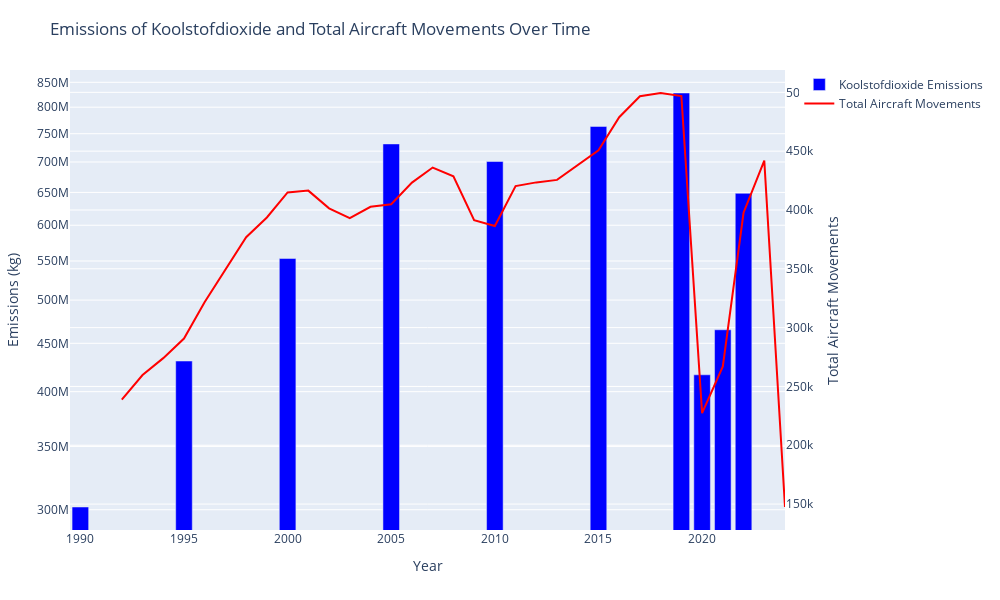

Notebook cell for this chart:
### Code cell
import pandas as pd
import plotly.graph_objects as go
import plotly.express as px

# Load the datasets
df_emission = pd.read_csv("../notebooks/cache/Schiphol_Emissie_Cleaned.csv")
df_yearly = pd.read_csv("../notebooks/cache/Yearly_Traffic_Data_Cleaned.csv")

# Preprocess the emission dataset
df_emission['EMISSIE (kg)'] = df_emission['EMISSIE (kg)'].str.replace(',', '.').astype(float)

# Filter the data for "Koolstofdioxide"
df_koolstofdioxide = df_emission[df_emission['STOFNAAM'] == 'Koolstofdioxide']

# Aggregate the data by year and substance
df_aggregated = df_koolstofdioxide.groupby(['EMISSIEJAAR', 'STOFNAAM']).sum().reset_index()

# Create the bar chart for Koolstofdioxide emissions
fig = go.Figure()

fig.add_trace(go.Bar(
    x=df_aggregated['EMISSIEJAAR'],
    y=df_aggregated['EMISSIE (kg)'],
    name='Koolstofdioxide Emissions',
    marker_color='blue'
))

# Add the line for total aircraft movements
fig.add_trace(go.Scatter(
    x=df_yearly['Year'],
    y=df_yearly['Air_Transport_Movements_Total'],
    mode='lines',
    name='Total Aircraft Movements',
    line=dict(color='red'),
    yaxis='y2'
))

# Update layout for the plot
fig.update_layout(
    title="Emissions of Koolstofdioxide and Total Aircraft Movements Over Time",
    xaxis_title="Year",
    yaxis_title="Emissions (kg)",
    yaxis_type="log",
    yaxis2=dict(
        title="Total Aircraft Movements",
        overlaying='y',
        side='right'
    ),
    height=600,
    width=1000,
    margin=dict(l=50, r=50, t=70, b=70),
    showlegend=True
)

# Show the plot
fig.show()

### Figure 1 — Plotly figure (JSON) as saved in the notebook; plotly's stock layout.template omitted (floating-point values rounded to 4 significant figures)
{"data": [{"marker": {"color": "blue"}, "name": "Koolstofdioxide Emissions", "type": "bar", "x": [1990, 1995, 2000, 2005, 2010, 2015, 2019, 2020, 2021, 2022], "y": [302000000.0, 431000000.0, 553400000.0, 731500000.0, 700800000.0, 763400000.0, 828200000.0, 416800000.0, 465100000.0, 648600000.0]}, {"line": {"color": "red"}, "mode": "lines", "name": "Total Aircraft Movements", "type": "scatter", "x": [1992, 1993, 1994, 1995, 1996, 1997, 1998, 1999, 2000, 2001, 2002, 2003, 2004, 2005, 2006, 2007, 2008, 2009, 2010, 2011, 2012, 2013, 2014, 2015, 2016, 2017, 2018, 2019, 2020, 2021, 2022, 2023, 2024], "y": [238812, 259675, 274064, 290690, 321780, 349476, 376810, 393606, 414928, 416462, 401385, 392997, 402738, 404819, 423275, 436090, 428652, 391369, 386388, 420349, 423453, 425584, 438296, 450679, 478863, 496740, 499444, 496826, 227304, 266967, 397646, 441969, 147517], "yaxis": "y2"}], "layout": {"height": 600, "margin": {"b": 70, "l": 50, "r": 50, "t": 70}, "showlegend": true, "title": {"text": "Emissions of Koolstofdioxide and Total Aircraft Movements Over Time"}, "width": 1000, "xaxis": {"title": {"text": "Year"}}, "yaxis": {"title": {"text": "Emissions (kg)"}, "type": "log"}, "yaxis2": {"overlaying": "y", "side": "right", "title": {"text": "Total Aircraft Movements"}}}}
